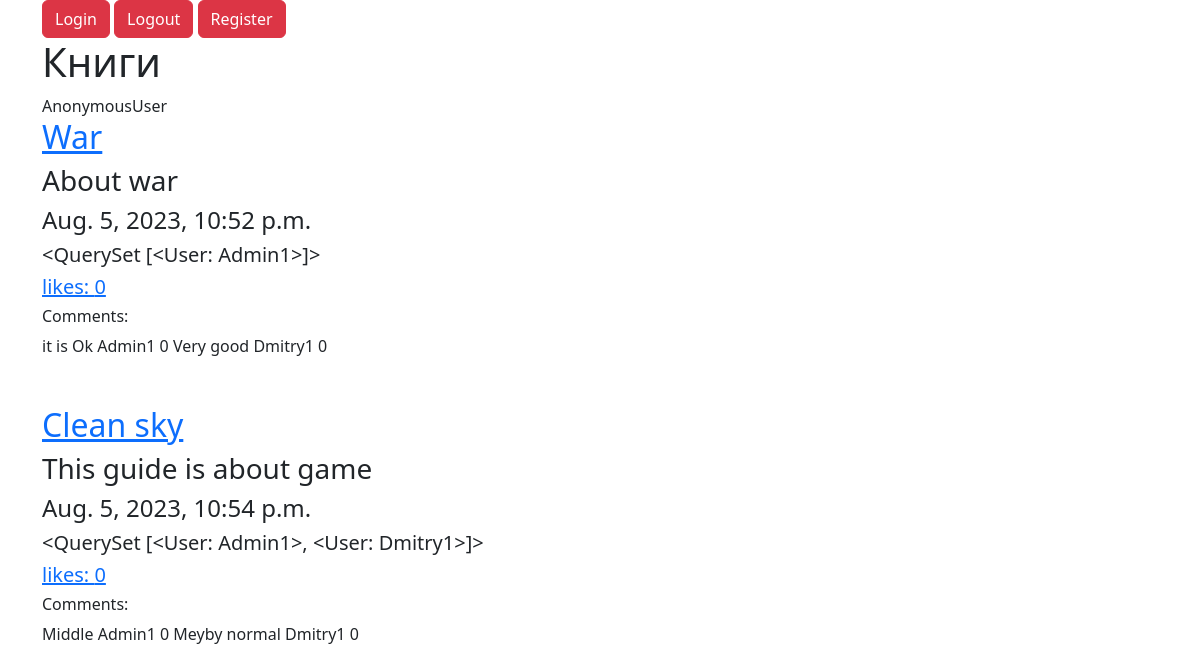
Before: / with the older database file.
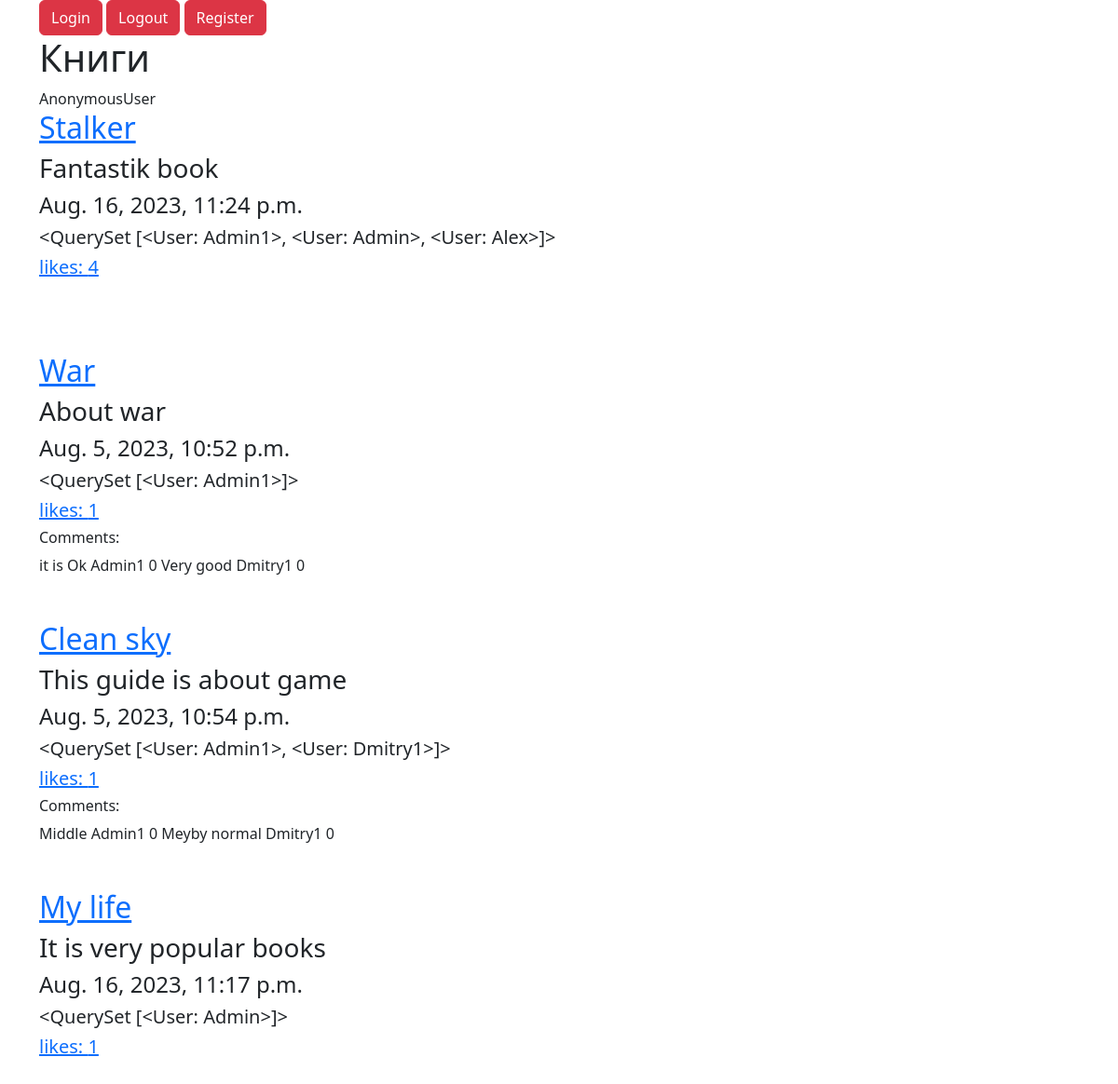
After: the same page with the newer database file.
### my_book_shop/models.py (models this page shows, shortened)
class Book(models.Model):
    class Meta:
        verbose_name = 'книга'
        verbose_name_plural = 'книги'
    title = models.CharField(db_index=True, max_length=100, verbose_name='название книги')
    text = models.TextField()
    date = models.DateTimeField(auto_now_add=True)
    authors = models.ManyToManyField(User, related_name='books')
    likes = models.ManyToManyField(User, related_name='liked_books')
    count_likes = models.PositiveIntegerField(default=0)

class Comment(models.Model):
    text = models.TextField()
    date = models.DateTimeField(auto_now_add=True, null=True, blank=True)
    book = models.ForeignKey(Book, on_delete=models.CASCADE, related_name='comments')
    user = models.ForeignKey(User, on_delete=models.CASCADE, related_name='comments')
    likes = models.ManyToManyField(User, related_name='liked_comments')

### my_book_shop/views.py (the view)
# urls.py: path('', BookView.as_view(), name='list_view'),
class BookView(View):
    def get(self, request):
        comments_for_prefetch = Prefetch('comments',
                                         queryset=Comment.objects.
                                         select_related('user').
                                         annotate(likes_comment=Count('likes'))
                                         )
        data = {'books': Book.objects.
        prefetch_related(comments_for_prefetch, 'authors').all().order_by('-count_likes', 'date')
                }
        return render(request, 'index.html', context=data)

### my_book_shop/templates/index.html (shortened to what this page needs)
{% extends "main.html" %}
{% block content%}
<div class="container">
    <h1>Книги</h1>
    {{ user }}
    {% for book in books %}
    <a href="{% url 'detail_book' book_id=book.id %}"><h2>{{ book.title }}</h2></a>
    <h3>{{ book.text }}</h3>
    <h4>{{ book.date }}</h4>
    <h5>{{ book.authors.all }}</h5>
    <a href="{% url 'add_like' book_id=book.id location=0%}">
        <h5>likes: {{ book.count_likes }}</h5></a>
    {% if book.comments.exists %}
    <h6> Comments: </h6>
    {% for comment in book.comments.all %}
    <h7>{{ comment.text }}</h7>
    <h7>{{ comment.user.username }}</h7>
    <h7>{{ comment.likes_comment }}</h7>
    {% endfor %}
    {% endif %}
    <br>
    <br>
    <br>
    {% endfor %}
</div>
{% endblock %}

### my_book_shop/templates/main.html (shortened to what this page needs)
<!DOCTYPE html>
<html lang="en">
<head>
    <link href="https://cdn.jsdelivr.net/npm/bootstrap@5.3.0/dist/css/bootstrap.min.css" rel="stylesheet">
</head>
<body>
<div class="container">
 <a href="{% url 'login' %}" class="btn btn-danger" type="button">Login</a>
 <a href="{% url 'logout' %}" class="btn btn-danger" type="button">Logout</a>
 <a href="{% url 'register' %}" class="btn btn-danger" type="button">Register</a>
</div>
{% block content%}{% endblock %}
</body>
</html>

Changed rows visible on the page:
added Book: title "Stalker", text "Fantastik book", date "Aug. 16, 2023, 11:24 p.m.", authors.all "<QuerySet [<User: Admin1>, <User: Admin>, <User: Alex>]>", count_likes "4"
changed Book "War": count_likes "0" → "1"
changed Book "Clean sky": count_likes "0" → "1"
added Book: title "My life", text "It is very popular books", date "Aug. 16, 2023, 11:17 p.m.", authors.all "<QuerySet [<User: Admin>]>", count_likes "1"
